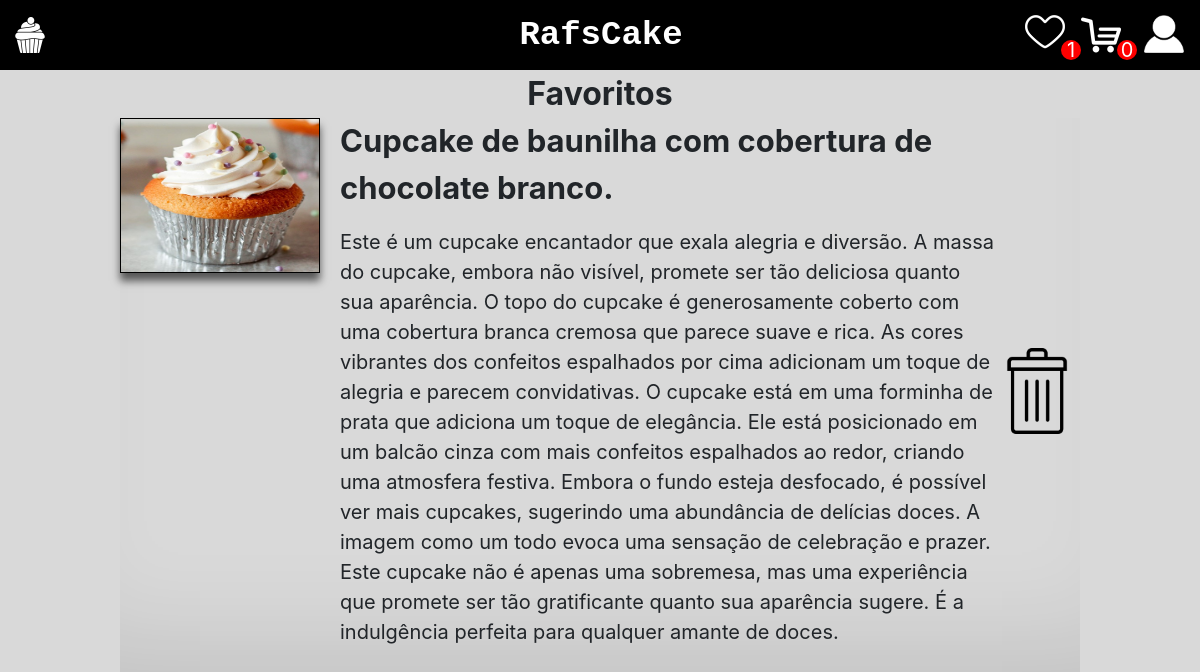
The app's page /favoritos/ (signed in) with its own data.
### home/models.py (models this page shows, shortened)
class Produto(models.Model):
    ProdutoCodigo = models.AutoField(primary_key=True)
    ProdutoNome = models.CharField(max_length=55)
    ProdutoDescricao = models.CharField(max_length=2000)
    ProdutoValor = models.FloatField()

class ProdutoImagem(models.Model):
    produto = models.ForeignKey(Produto, related_name='imagens', on_delete=models.CASCADE)
    imagem = models.ImageField(upload_to='produtos/', default='')

### favoritos/views.py (the view)
# urls.py: path('', views.favoritos, name='favoritos'),
def favoritos(request):
    favoritos = Favorito.objects.filter(ClienteCodigo=request.user)
    produtos_favoritos = [favorito.ProdutoCodigo for favorito in favoritos]
    return render(request, 'favoritos.html', {'produtos': produtos_favoritos})

### context_processors.py (called while the page is built)
def qtd_favorite(request):
    qtd_favorite=0
    if request.user.is_authenticated:
        favoritos = Favorito.objects.filter(ClienteCodigo=request.user)
        qtd_favorite = len(favoritos)
    return {'qtd_favorite': qtd_favorite}

def qtd_cart(request):
    qtd_cart = 0
    if request.user.is_authenticated:
        carrinho = Carrinho.objects.filter(ClienteCodigo=request.user, Ativo=True).first()
        if carrinho:
            qtd_cart = carrinho.itens.count()
    return {'qtd_cart': qtd_cart}

### favoritos/templates/favoritos.html (shortened to what this page needs)
{% extends 'base.html' %}
{% load static %}
{% block 'head' %}
<link rel="stylesheet" href="{% static 'home/css/home.css' %}">
<link rel="stylesheet" href="{% static 'favoritos/css/favoritos.css' %}">
{% endblock %}
{% block 'body' %}
<div class="centered-text">
    Favoritos
</div>
<div class="favoritos-container">
    {% if produtos%}
    {% for produto in produtos %}
    <div class="favoritos-card">
        <div>
            {% with produto.imagens.all|first as imagem %}
                {% if imagem %}
                    <img class="img-prod" src="{{ imagem.imagem.url }}" alt="Imagem do Produto">
                {% endif %}
            {% endwith %}
            <div class="favoritos-container-descricao">
                <p class="favoritos-prod-nome">{{ produto.ProdutoNome }}</p>
                <p class="favoritos-prod-descricao">{{ produto.ProdutoDescricao }}</p>
            </div>
        </div>
        <div class="favoritos-actions">
            <a href="{% url 'removefavorito' produto.ProdutoCodigo %}">
                <img src="{% static 'favoritos/img/deleted.png' %}">
            </a>
        </div>
    </div>
    {% endfor %}
    {% else %}
    <br>
    <h1>Nenhum favorito adicionado!</h1>
    {% endif %}
</div>
{% endblock %}

### templates/static/home/css/home.css (style rules this page uses)
a { text-decoration: none; color: inherit !important; }
.centered-text { display: flex; justify-content: center; font-size: 2em; font-weight: bold; }

### templates/static/favoritos/css/favoritos.css (style rules this page uses)
.favoritos-container { display: flex; flex-direction: column; align-items: center; }
.favoritos-card { display: flex; justify-content: space-between; margin-bottom: 20px; width: 80%; box-shadow: inset 0px -100px 100px -62px rgba(0,0,0,0.1); padding-bottom: 16px; }
.favoritos-card img { width: 200px; height: 155px; float: left; }
.favoritos-container-descricao { display: flex; flex-direction: column; margin-left: 20px; justify-content: center; padding-left: 20px; }
.favoritos-actions { display: flex; align-items: center; }
.favoritos-prod-descricao { font-size: 20px; text-align: left; }
.favoritos-actions img { width: 86px; height: 86px; }
.img-prod { border: 1px solid black; box-shadow: 0px 8px 8px 0px rgba(0,0,0,0.6); }
p.favoritos-prod-nome { font-weight: bold; font-size: 31px; }

### templates/static/base/css/base.css (style rules this page uses)
body { background-color: #d9d9d9 }

### records on screen
Produto: imagem (picture), ProdutoNome "Cupcake de baunilha com cobertura de chocolate branco.", ProdutoDescricao "Este é um cupcake encantador que exala alegria e diversão. A massa do cupcake, embora não visível, promete ser tão deliciosa quanto sua aparência. O topo do cupcake é generosamente coberto com uma cobertura branca cremosa que parece suave e rica. As cores vibrantes dos confeitos espalhados por cima adicionam um toque de alegria e parecem convidativas. O cupcake está em uma forminha de prata que adiciona um toque de elegância. Ele está posicionado em um balcão cinza com mais confeitos espalhados ao redor, criando uma atmosfera festiva. Embora o fundo esteja desfocado, é possível ver mais cupcakes, sugerindo uma abundância de delícias doces. A imagem como um todo evoca uma sensação de…"

### other values on screen
{{ qtd_favorite }} "1"
{{ qtd_cart }} "0"
